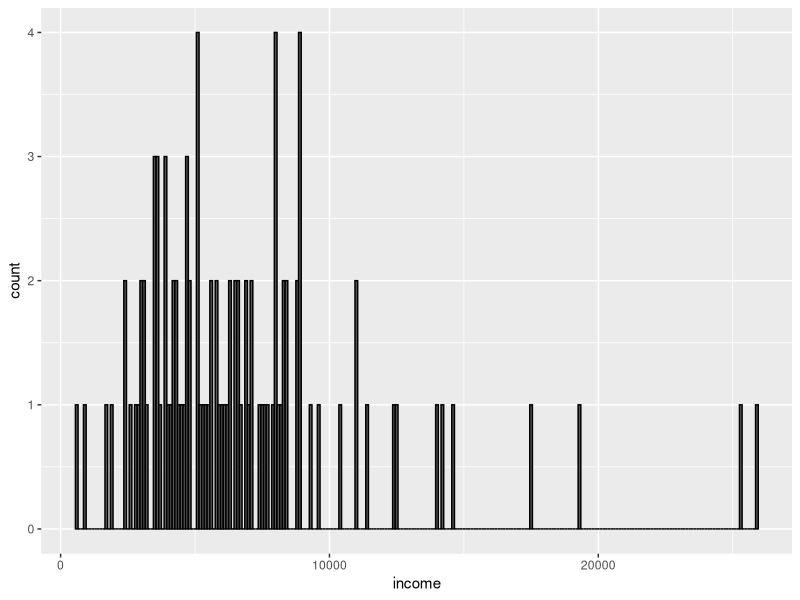
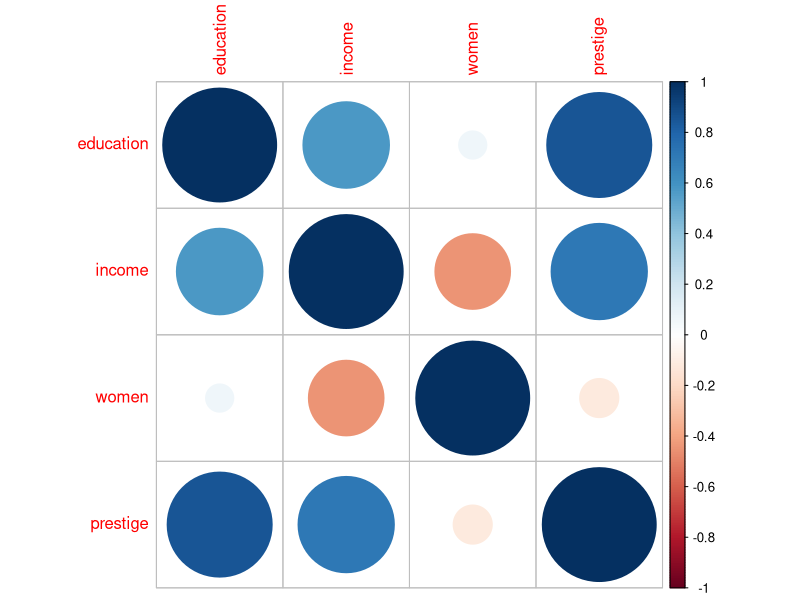
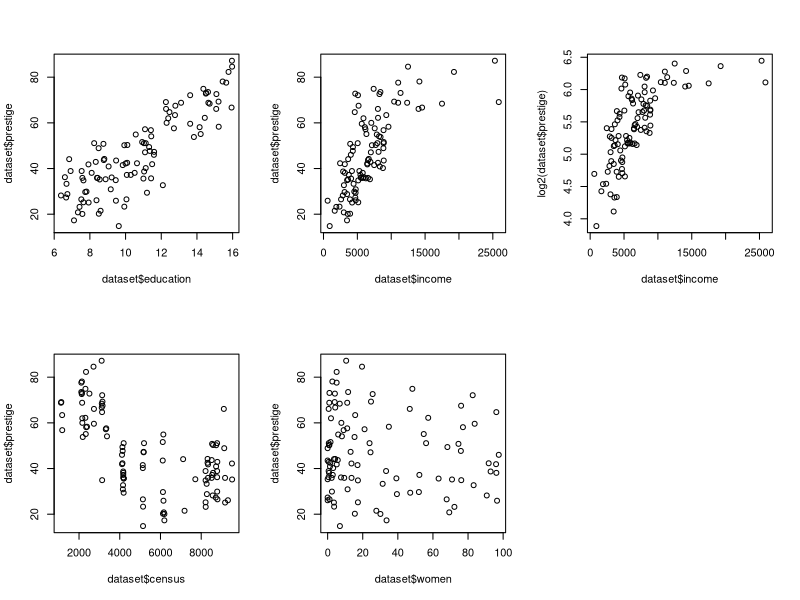
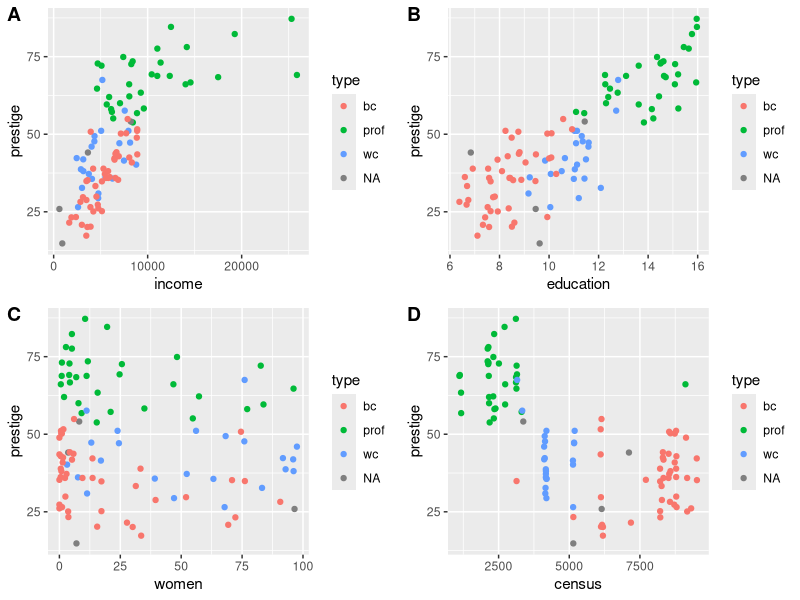
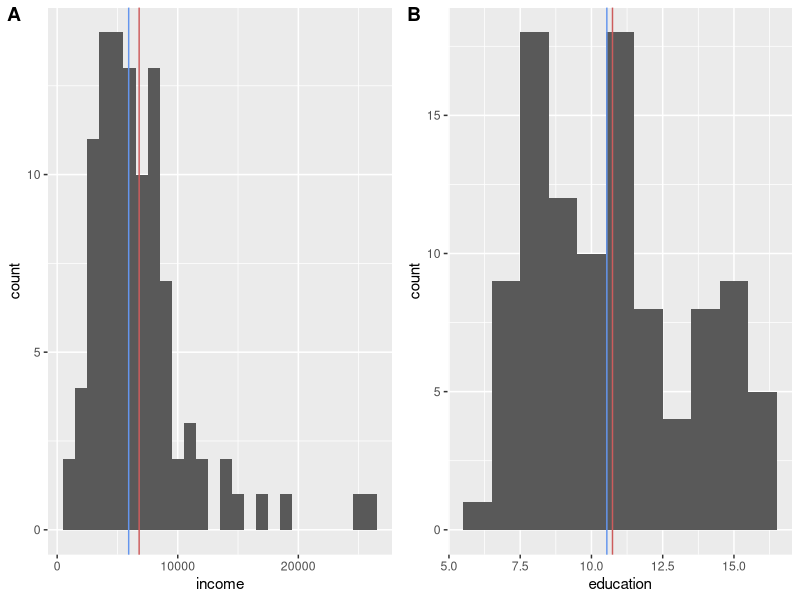
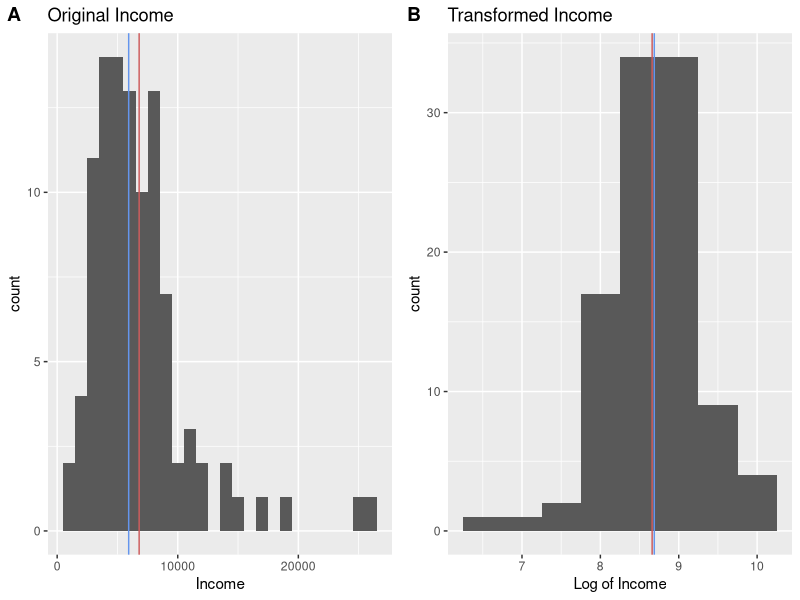
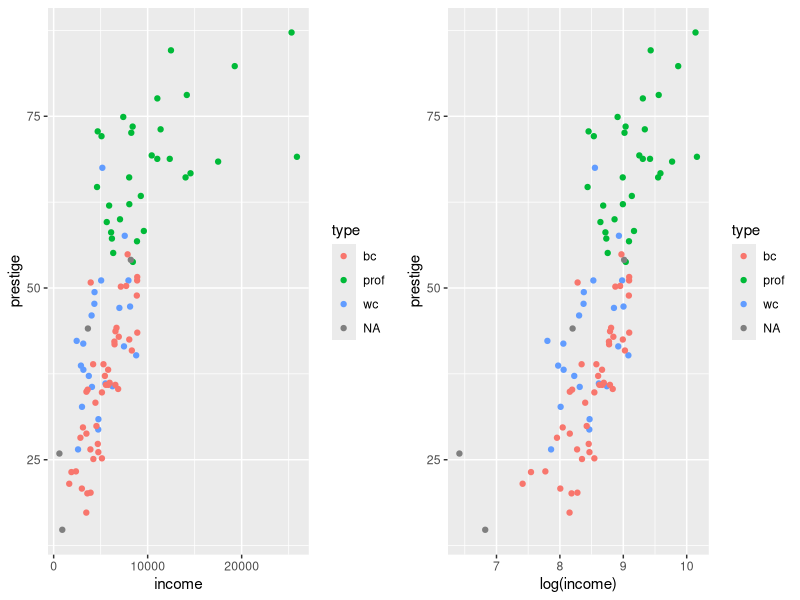
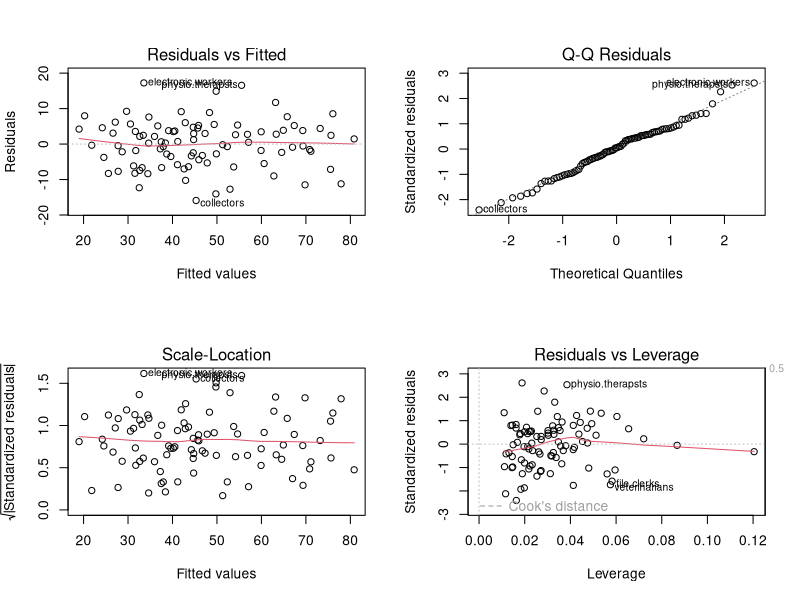

R code for these plots, in order:
## ---- chunk 1
knitr::opts_chunk$set(echo = TRUE)
## ---- chunk 2
#install.packages('caTools') #Create Training and Testing dataset
#install.packages('dplyr') #For Data Manipulation
#install.packages('ggplot2') # for some amazing looking graphs
#install.packages('caret') # for confusion matrix
#install.packages('corrplot') #Correlation Plot
#install.packages('car') # This is the library containing the dataset
#install.packages('randomForest') # for RandomForest Alogrithm
#install.packages('cowplot') #to use plot_grid
#install.packages('gridExtra') #plot for cooks distance 
## ---- chunk 3
options(warn = -1) # Suppress Warnings
library(caTools)
library(dplyr)
library(ggplot2)
library(caret)
library(corrplot)
library(cowplot)
library(carData) # Loading Prestige dataset
## ---- chunk 4
dataset <- (Prestige)
head(dataset)
#trainingset_x <- select (trainingset_x, -c(census, education)) to get rid of columns
## ---- chunk 5
str(dataset) # it will return a data frame with four columns: variables, class, levels and examples
summary(dataset) #showes the quartiles and Median, this is good for skewness
## ---- chunk 6
sd(Prestige$education) # 2.728444
sd(Prestige$income) # 4245.922
sd(Prestige$women) # 31.72493
sd(Prestige$prestige) # 17.20449
sd(Prestige$census) # 2644.993
## ---- chunk 7
calculate_pearson_skewness <- function(median, mean, sd){

  pearson_skewness <- ((median - mean) * 3) / sd
  return(pearson_skewness)
}

education_pc <- calculate_pearson_skewness(median(Prestige$education), mean(Prestige$education), sd(Prestige$education)) # -0.2177496

income_pc <- calculate_pearson_skewness(median(Prestige$income), mean(Prestige$income), sd(Prestige$income)) # -0.6128718

women_pc <- calculate_pearson_skewness(median(Prestige$women), mean(Prestige$women), sd(Prestige$women)) # -1.454284

prestige_pc <- calculate_pearson_skewness(median(Prestige$prestige), mean(Prestige$prestige), sd(Prestige$prestige)) # -0.5638065

census_pc <- calculate_pearson_skewness(median(Prestige$census), mean(Prestige$census), sd(Prestige$census)) # -0.3025806


## ---- chunk 8
ggplot(Prestige, aes(income))+ 
  geom_histogram(binwidth=100, color="black")
## ---- chunk 9

anyNA(dataset) #Check if there areany missing Values
anyDuplicated(dataset) #Check if there are duplicated rows in the dataset
## ---- chunk 10
corrplot(cor(dataset[,-c(5:6)])) #Let's get rid of the factor 'type'
## ---- chunk 11
# Arrange 4 Plots in 2 rows and 2 columns
par(mfrow=c(2,3))
plot(dataset$education, dataset$prestige)
plot(dataset$income, dataset$prestige)
plot(dataset$income, log2(dataset$prestige))
plot(dataset$census, dataset$prestige)
plot(dataset$women, dataset$prestige)

## ---- chunk 12
plotEducation <- ggplot(data = dataset, aes(x = education, y = prestige, col = type)) + geom_point()
plotIncome <- ggplot(data = dataset, aes(x = income, y = prestige, col = type)) + geom_point()
plotCensus <- ggplot(data = dataset, aes(x = census, y = prestige, col = type)) + geom_point()
plotWomen <- ggplot(data = dataset, aes(x = women, y = prestige, col = type)) + geom_point()
#Show the 4 Plots in a Grid
plot_grid(plotIncome, plotEducation, plotWomen, plotCensus, labels = "AUTO")
## ---- chunk 13
histIncome <- ggplot(Prestige, aes(x = income)) + geom_histogram(binwidth = 1000) +
  geom_vline(xintercept = mean(Prestige$income), color = "indianred") +
  geom_vline(xintercept = median(Prestige$income), color = "cornflowerblue")
histEducation <- ggplot(Prestige, aes(x = education)) + geom_histogram(binwidth = 1) +
  geom_vline(xintercept = mean(Prestige$education), color = "indianred") +
  geom_vline(xintercept = median(Prestige$education), color = "cornflowerblue")
#Show the two histogram together side by side
plot_grid(histIncome, histEducation, labels = "AUTO")
## ---- chunk 14
# Comparing original income histogram against log of income histogram
hist_income <- ggplot(Prestige, aes(x = income)) + geom_histogram(binwidth = 1000) +
  labs(title = "Original Income") + labs(x ="Income") +
  geom_vline(xintercept = mean(Prestige$income), color = "indianred") +
  geom_vline(xintercept = median(Prestige$income), color = "cornflowerblue")
hist_trnsf_income <- ggplot(Prestige, aes(x = log(income))) + geom_histogram(binwidth = 0.5) +
  labs(title = "Transformed Income") + labs(x ="Log of Income") +
  geom_vline(xintercept = mean(log(Prestige$income)), color = "indianred") +
  geom_vline(xintercept = median(log(Prestige$income)), color = "cornflowerblue")
plot_grid(hist_income, hist_trnsf_income, labels = "AUTO")


plotlogIncome <- ggplot(data = dataset, aes(x = log(income), y = prestige, col = type)) + geom_point()
plot_grid(plotIncome, plotlogIncome)

## ---- chunk 15
dataset <- na.omit(dataset) # remove rows containing NA's values via omit function
## ---- chunk 16
# First Raw Regressor without the Factor variable
lm_raw = lm(prestige ~ education + log(income) + women , data = dataset)
summary(lm_raw) # run a summary of its results
## ---- chunk 17
# Fit a linear model with education and income variables
lm_modified1 = lm(prestige ~ education + log(income), data = dataset)
summary(lm_modified1) # run a summary of its results
## ---- chunk 18
prstg_df = dataset # creating a new dataset copy of Prestige or other manipulations

# scaling the value of education to its mean value
set.seed(1)
education.c = scale(prstg_df$education, center=TRUE, scale=FALSE)
prstg_df = cbind(prstg_df, education.c)
## ---- chunk 19
# Splitting the dataset into the Training set and Test set
# install.packages('caTools')
library(caTools)
set.seed(123)
split = sample.split(prstg_df$prestige, SplitRatio = 0.95)
training_set = subset(prstg_df, split == TRUE)
test_set = subset(prstg_df, split == FALSE)

## ---- chunk 20
# Fit a linear model with centered education and income variables
lm_modified3 = lm(prestige ~ education.c + log(income), data = training_set)
summary(lm_modified3) # run a summary of its results
## ---- chunk 21
par(mfrow = c(2, 2))  # Split the plotting panel into a 2 x 2 grid
plot(lm_modified3)  # Plot the income model information
## ---- chunk 22
# Compare Actual, Predicted and Residual values of prestige from Education model
prstg_df_pred = as.data.frame(training_set$prestige) # Save the actual values
prstg_df_pred$predicted <- predict(lm_modified3) # Save the predicted values
prstg_df_pred$residuals <- residuals(lm_modified3) # Save the residual values
head(prstg_df_pred)
## ---- chunk 23
plot(residuals(lm_modified3)) # Residual distribution of the model
abline(a=0,b=0,col='blue')
## ---- chunk 24
ggplot_income <- ggplot(data = training_set, aes(x = prestige, y = income, col = type)) + geom_smooth()
ggplot_educ <- ggplot(data = training_set, aes(x = prestige, y = education, col = type)) + geom_smooth()
plot_grid(ggplot_income, ggplot_educ, labels = "AUTO")
## ---- chunk 25
# Fit a linear model with centered education, log of income and type variables
lm_modified4 = lm(prestige ~ education.c + log(income) + type, data = training_set)
summary(lm_modified4) # run a summary of its results
## ---- chunk 26
lm_modified5 = lm(prestige ~ type * (education.c + log2(income) + women) , data = training_set)
summary(lm_modified5) # run a summary of its results
par(mfrow = c(2, 2))
plot(lm_modified5)
## ---- chunk 27
cooksd <- cooks.distance(lm_modified5)
sample_size <- nrow(training_set)
plot(cooksd, pch="*", cex=2, main="Influential Obs by Cooks distance")# plot cook's distance
abline(h = 4/sample_size, col="red")  # add cutoff line
text(x=1:length(cooksd)+1, y=cooksd, labels=ifelse(cooksd>4/sample_size, names(cooksd),""), col="red")  # add labels
## ---- chunk 28
# Detecting outliers in cars dataset; 
fit<- lm(prestige ~ type * (education.c + log2(income) + women) , data = training_set)
training_set$cooksd <- cooks.distance(fit);
# Defining outliers based on 4/n criteria; 
training_set$outlier <- ifelse(training_set$cooksd < 4/nrow(training_set), "keep","delete") 
training_set_cleared <- subset(training_set, outlier=='keep')

lm_modified6<- lm(prestige ~ type * (education.c + log2(income) + women) , data = training_set_cleared)

summary(lm_modified6)
## ---- chunk 29
#Function backwarElimination
backwardElimination <- function(x, sl) {
    numVars = length(x)
    for (i in c(1:numVars)){
      regressorBE = lm(formula = prestige ~ ., data = x)
      maxVar = max(coef(summary(regressorBE))[c(2:numVars), "Pr(>|t|)"])
      if (maxVar > sl){
        j = which(coef(summary(regressorBE))[c(2:numVars), "Pr(>|t|)"] == maxVar)
        x = x[, -j]
      }
      numVars = numVars - 1
    }
    return(summary(regressorBE))
  }
#Call function + declate variables
  SL = 0.001
  x <- select (training_set_cleared,-c(education, census, type, outlier, cooksd))
  backwardElimination(x, SL)
## ---- chunk 30
model_cv <- train(prestige ~ education.c + log(income), training_set, 
                  method = "lm",
                  trControl = trainControl(
                    method = "cv", number = 5,
                    verboseIter = TRUE
                  ))
## ---- chunk 31
print(model_cv)
## ---- chunk 32
summary(model_cv)
## ---- chunk 33
head(test_set)
## ---- chunk 34
y_pred = predict(lm_modified3, newdata =test_set)
y_pred
y_pred_interval <-predict(lm_modified3, newdata =test_set, interval = "prediction", level = 0.95)
y_pred_interval
## ---- chunk 35
y_pred = predict(lm_modified4, newdata =test_set)
y_pred
y_pred_interval <-predict(lm_modified4, newdata =test_set, interval = "prediction", level = 0.95)
y_pred_interval
## ---- chunk 36
y_pred = predict(lm_modified5, newdata =test_set)
y_pred
y_pred_interval <-predict(lm_modified5, newdata =test_set, interval = "prediction", level = 0.95)
y_pred_interval
## ---- chunk 37
# Drop the columns of the dataframe X
library(dplyr)
x <- select (training_set,-c(education, census, cooksd, outlier))
xlog <- x
xlog[, 1] <- log2(x[,1])
## ---- chunk 38
library(randomForest)
set.seed(123)
regressorRF = randomForest(xlog[,-3],
                          y = xlog$prestige,
                          ntree = 175)
print(regressorRF)
#attributes(regressorRF)
importance(regressorRF) 
#regressorRF$rsq[25]
#regressorRF$rsq[100]
regressorRF$rsq[175] #Accuracy
## ---- chunk 39
# Predicting a new result with Random Forest Regression
y_pred = predict(regressorRF, newdata =test_set)
y_pred
